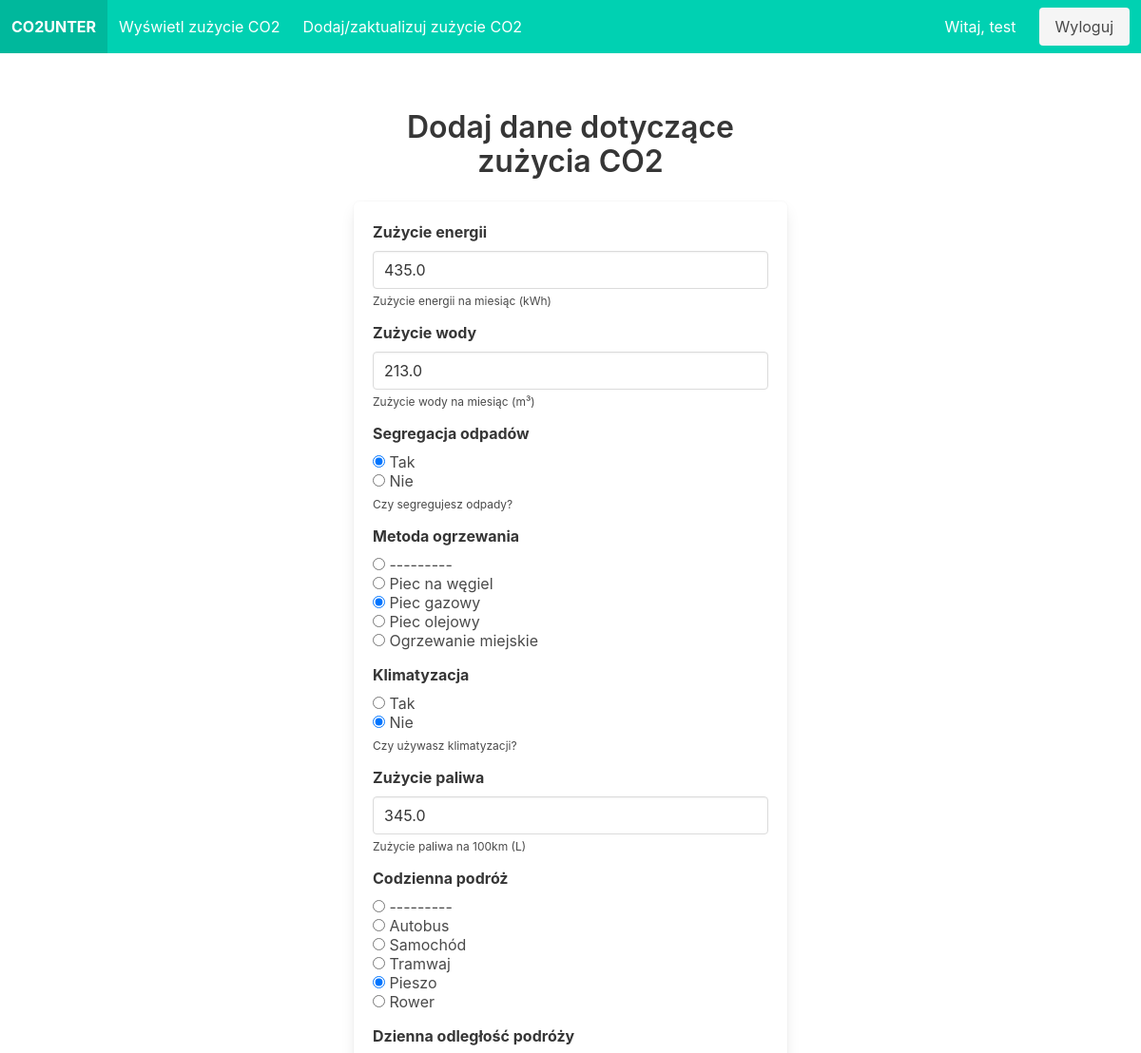
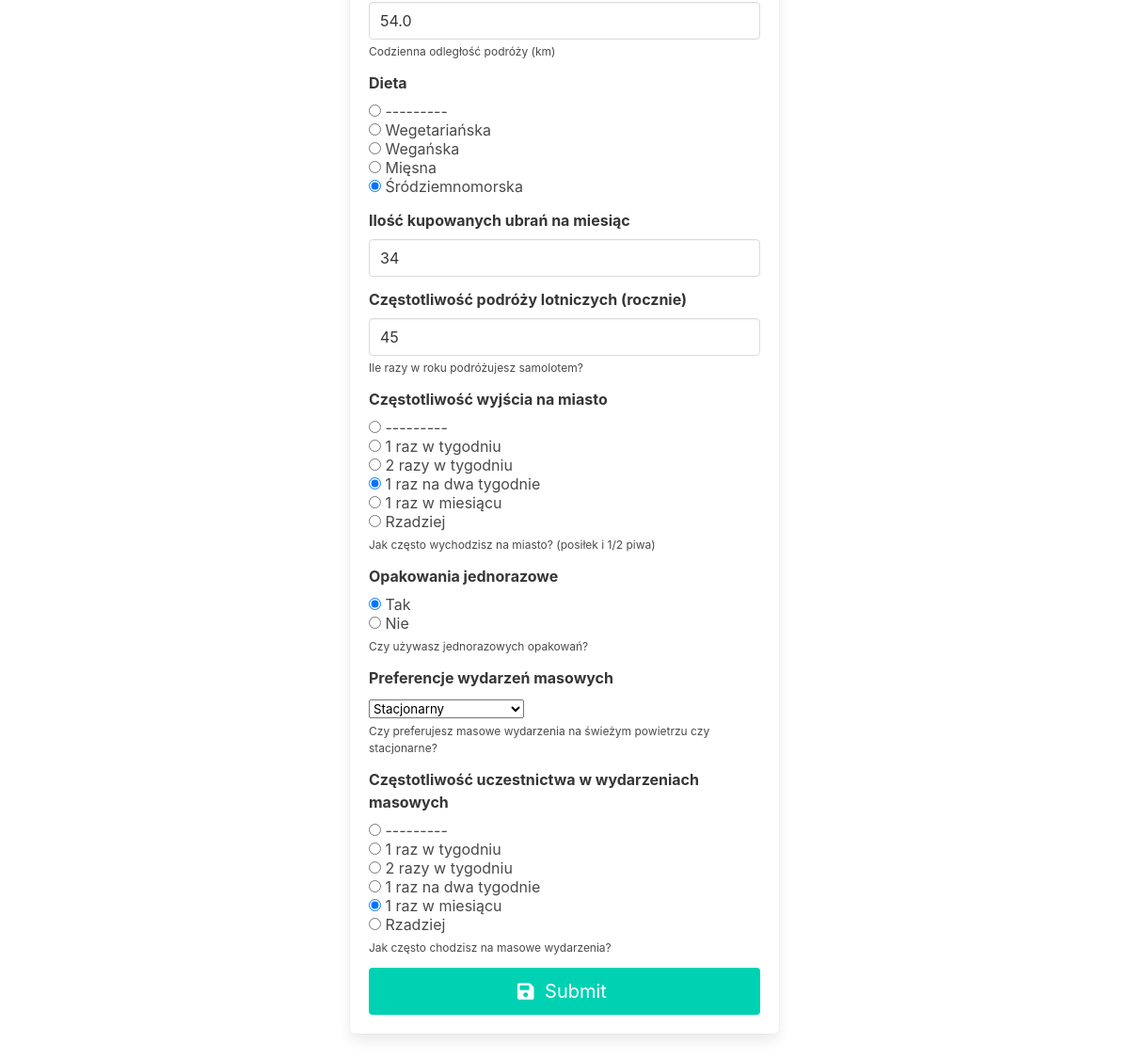
/add_co2_consumption/ (signed in), run on an earlier commit of the app's database (2 pictures, top to bottom).
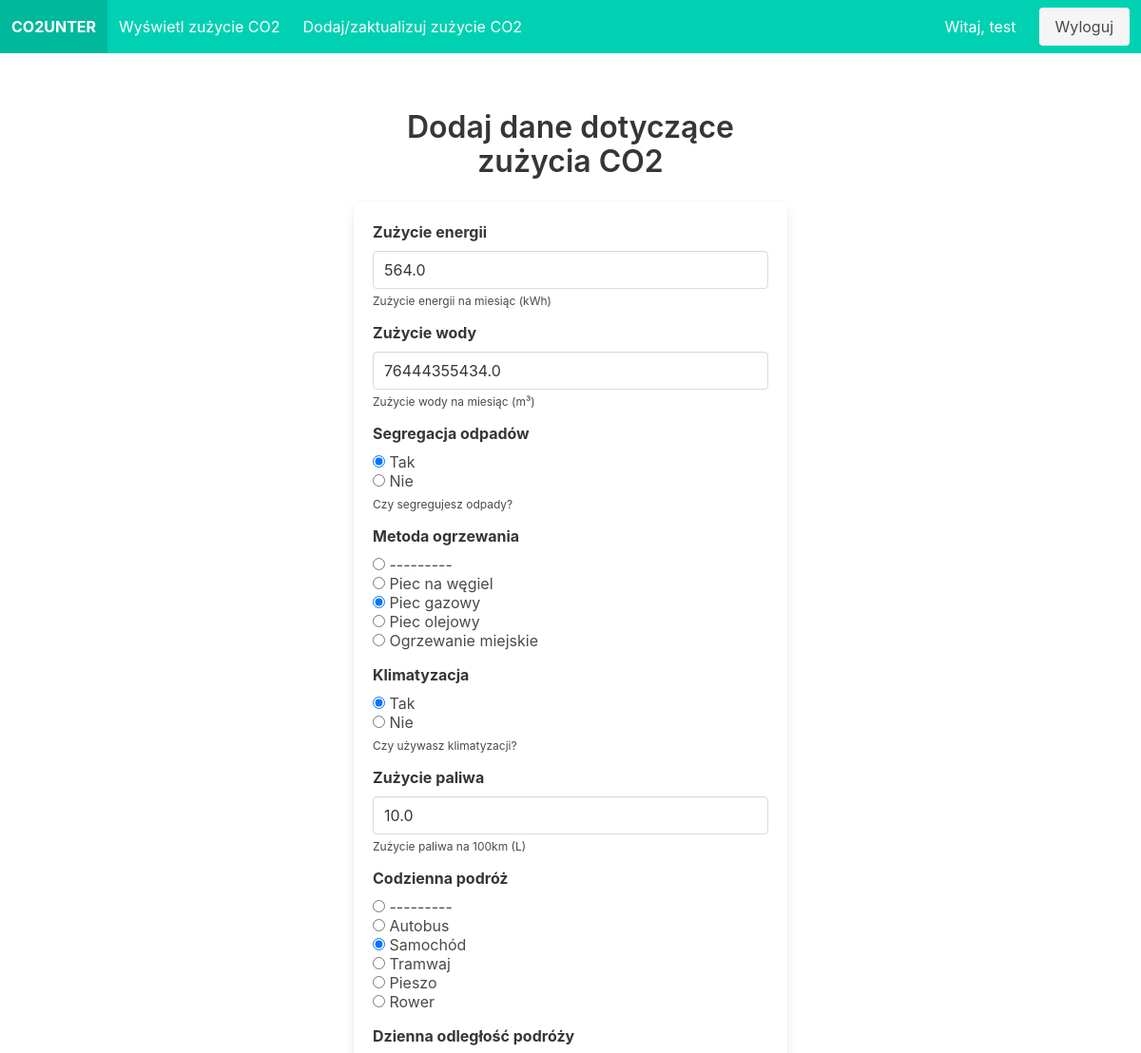
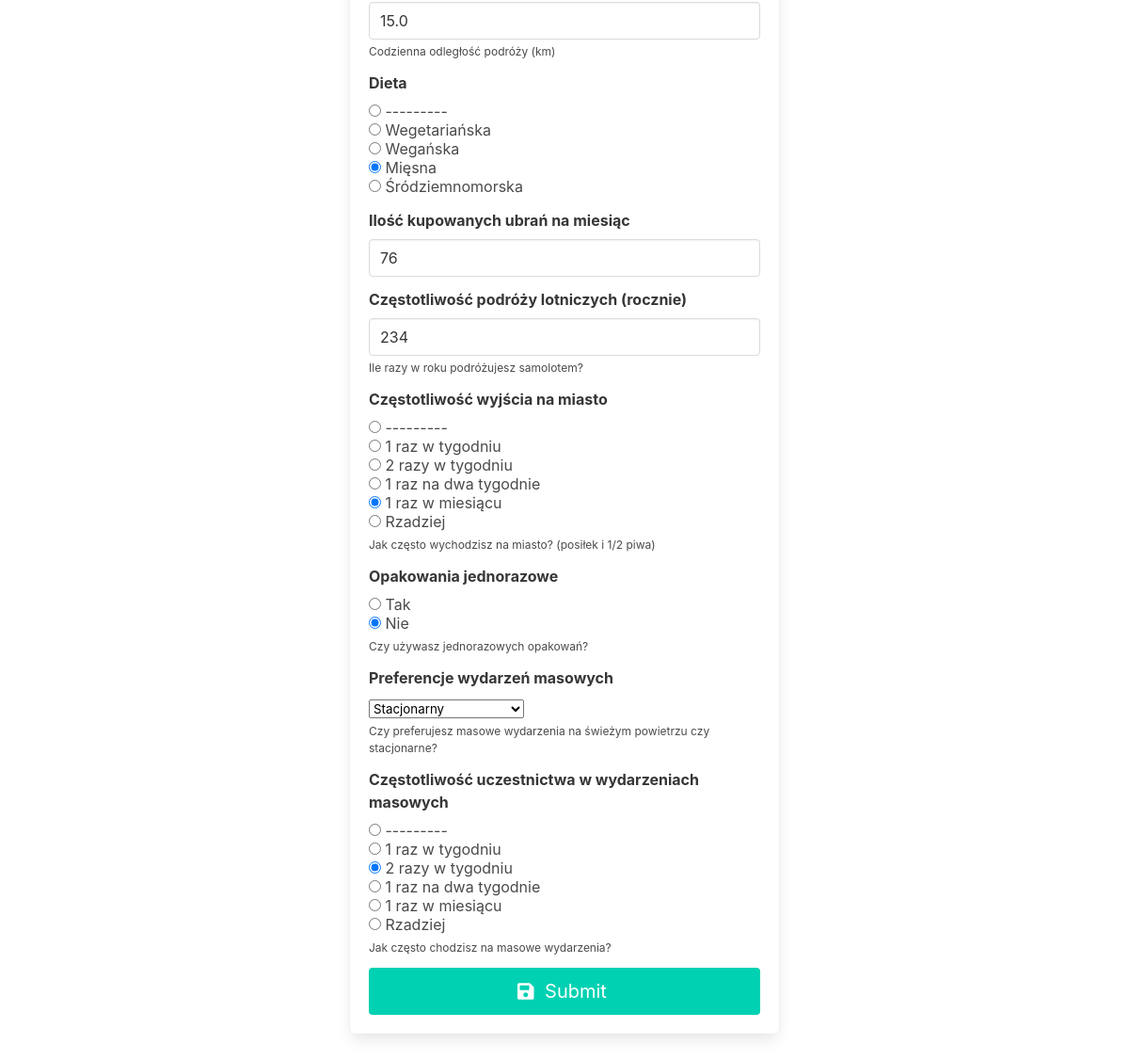
And on a later commit of the database (2 pictures, top to bottom).
### counter/models.py (models this page shows, shortened)
class CO2Consumption(models.Model):
    HEATING_CHOICES = [
        ('coal', 'Piec na węgiel'),
        ('gas', 'Piec gazowy'),
        ('oil', 'Piec olejowy'),
        ('district', 'Ogrzewanie miejskie'),
    ]
    TRAVEL_CHOICES = [
        ('bus', 'Autobus'),
        ('car', 'Samochód'),
        ('tram', 'Tramwaj'),
        ('walk', 'Pieszo'),
        ('bike', 'Rower'),
    ]
    DIET_CHOICES = [
        ('vegetarian', 'Wegetariańska'),
        ('vegan', 'Wegańska'),
        ('meat', 'Mięsna'),
        ('mediterranean', 'Śródziemnomorska'),
    ]
    FREQUENCY_CHOICES = [
        ('1_per_week', '1 raz w tygodniu'),
        ('2_per_week', '2 razy w tygodniu'),
        ('1_per_2_weeks', '1 raz na dwa tygodnie'),
        ('1_per_month', '1 raz w miesiącu'),
        ('less_often', 'Rzadziej'),
    ]
    EVENT_PREFERENCE_CHOICES = [
        ('outdoor', 'Na świeżym powietrzu'),
        ('stationary', 'Stacjonarny'),
    ]
    user = models.OneToOneField(User, on_delete=models.CASCADE)
    energy_consumption = models.FloatField(
        help_text="Zużycie energii na miesiąc (kWh)",
        verbose_name="Zużycie energii"
    )
    water_consumption = models.FloatField(
        help_text="Zużycie wody na miesiąc (m³)",
        verbose_name="Zużycie wody"
    )
    waste_segregation = models.BooleanField(
        help_text="Czy segregujesz odpady?",
        verbose_name="Segregacja odpadów"
    )
    heating_method = models.CharField(
        max_length=10,
        choices=HEATING_CHOICES,
        verbose_name="Metoda ogrzewania"
    )
    air_conditioning = models.BooleanField(
        help_text="Czy używasz klimatyzacji?",
        verbose_name="Klimatyzacja"
    )
    car_fuel_consumption = models.FloatField(
        help_text="Zużycie paliwa na 100km (L)",
        verbose_name="Zużycie paliwa"
    )
    everyday_travel = models.CharField(
        max_length=10,
        choices=TRAVEL_CHOICES,
        verbose_name="Codzienna podróż"
    )
    daily_travel_distance = models.FloatField(
        help_text="Codzienna odległość podróży (km)",
        verbose_name="Dzienna odległość podróży"
    )
    diet = models.CharField(
        max_length=15,
        choices=DIET_CHOICES,
        verbose_name="Dieta"
    )
    clothes_factor = models.IntegerField(
        verbose_name="Ilość kupowanych ubrań na miesiąc"
    )
    air_travel_frequency = models.IntegerField(
        help_text="Ile razy w roku podróżujesz samolotem?",
        verbose_name="Częstotliwość podróży lotniczych (rocznie)"
    )
    going_out_frequency = models.CharField(
        max_length=15,
        choices=FREQUENCY_CHOICES,
        help_text="Jak często wychodzisz na miasto? (posiłek i 1/2 piwa)",
        verbose_name="Częstotliwość wyjścia na miasto"
    )
    disposable_packaging = models.BooleanField(
        help_text="Czy używasz jednorazowych opakowań?",
        verbose_name="Opakowania jednorazowe"
    )
    mass_event_preference = models.CharField(
        max_length=10,
        choices=EVENT_PREFERENCE_CHOICES,
        help_text="Czy preferujesz masowe wydarzenia na świeżym powietrzu czy stacjonarne?",
        verbose_name="Preferencje wydarzeń masowych"
    )
    mass_event_frequency = models.CharField(
        max_length=15,
        choices=FREQUENCY_CHOICES,
        help_text="Jak często chodzisz na masowe wydarzenia?",
        verbose_name="Częstotliwość uczestnictwa w wydarzeniach masowych"
    )
    created_at = models.DateTimeField(auto_now_add=True)
    updated_at = models.DateTimeField(auto_now=True)

### counter/views.py (the view)
# urls.py: path('add_co2_consumption/', views.add_co2_consumption, name='add_co2_consumption'),
@csrf_exempt
@login_required
def add_co2_consumption(request):
    try:
        consumption = CO2Consumption.objects.get(user=request.user)
    except CO2Consumption.DoesNotExist:
        consumption = None
    if request.method == 'POST':
        form = CO2ConsumptionForm(request.POST, instance=consumption)
        if form.is_valid():
            consumption = form.save(commit=False)
            consumption.user = request.user
            consumption.save()
            messages.success(request, 'Your CO2 consumption data has been updated.')
            return redirect('view_co2_consumption')
    else:
        form = CO2ConsumptionForm(instance=consumption)
    return render(request, 'counter/add_co2_consumption.html', {'form': form})

### counter/forms.py
class CO2ConsumptionForm(forms.ModelForm):
    class Meta:
        model = CO2Consumption
        exclude = ['user']
        widgets = {
            'waste_segregation': forms.RadioSelect(choices=((True, 'Tak'), (False, 'Nie'))),
            'air_conditioning': forms.RadioSelect(choices=((True, 'Tak'), (False, 'Nie'))),
            'heating_method': forms.RadioSelect(),
            'everyday_travel': forms.RadioSelect(),
            'diet': forms.RadioSelect(),
            'clothes_factor': forms.NumberInput(),
            'air_travel_frequency': forms.NumberInput(),
            'going_out_frequency': forms.RadioSelect(),
            'disposable_packaging': forms.RadioSelect(choices=((True, 'Tak'), (False, 'Nie'))),
            'mass_event_frequency': forms.RadioSelect(),
        }
    def __init__(self, *args, **kwargs):
        super().__init__(*args, **kwargs)
        for field in self.fields:
            if isinstance(self.fields[field].widget, forms.NumberInput):
                self.fields[field].widget.attrs['class'] = 'input'
            elif isinstance(self.fields[field].widget, forms.RadioSelect):
                self.fields[field].widget.attrs['class'] = 'radio'

### counter/templates/counter/add_co2_consumption.html (shortened to what this page needs)
{% extends 'counter/base.html' %}
{% block content %}
<div class="column is-half is-offset-one-quarter">
    <h1 class="title has-text-centered">Dodaj dane dotyczące zużycia CO2</h1>
    <div class="box">
        <form method="post">
            {% for field in form %}
                <div class="field">
                    <label class="label">{{ field.label }}</label>
                    <div class="control">
                        {% if field.widget.input_type == "checkbox" %}
                            <label class="checkbox">
                                {{ field }} {{ field.label }}
                            </label>
                        {% else %}
                            {{ field }}
                        {% endif %}
                    </div>
                    {% if field.help_text %}
                        <p class="help">{{ field.help_text }}</p>
                    {% endif %}
                </div>
            {% endfor %}
            <div class="field">
                <div class="control">
                    <button type="submit" class="button is-primary is-fullwidth is-medium">
                        <span class="icon">
                            <i class="fas fa-save"></i>
                        </span>
                        <span>Submit</span>
                    </button>
                </div>
            </div>
        </form>
    </div>
</div>
{% endblock %}

### counter/templates/counter/base.html (shortened to what this page needs)
<!DOCTYPE html>
<html lang="en">
<head>
    <link rel="stylesheet" href="https://cdn.jsdelivr.net/npm/bulma@0.9.4/css/bulma.min.css">
</head>
<body>
    <nav class="navbar is-primary" role="navigation" aria-label="main navigation">
        <div class="navbar-brand">
            <a class="navbar-item" href="{% url 'home' %}">
                <strong>CO2UNTER</strong>
            </a>
        </div>
        <div id="navbarBasicExample" class="navbar-menu">
            <div class="navbar-start">
                {% if user.is_authenticated %}
                    <a href="{% url 'view_co2_consumption' %}" class="navbar-item">
                        Wyświetl zużycie CO2
                    </a>
                    <a href="{% url 'add_co2_consumption' %}" class="navbar-item">
                        Dodaj/zaktualizuj zużycie CO2
                    </a>
                {% endif %}
            </div>
            <div class="navbar-end">
                {% if user.is_authenticated %}
                    <div class="navbar-item">
                        Witaj, {{ user.username }}
                    </div>
                    <div class="navbar-item">
                        <a href="{% url 'logout' %}" class="button is-light">
                            Wyloguj
                        </a>
                    </div>
                {% endif %}
            </div>
        </div>
    </nav>
    <section class="section">
        <div class="container">
            {% block content %}{% endblock %}
        </div>
    </section>
</body>
</html>

What changed in the data, as far as the page shows it:
changed CO2Consumption "☑ Tak ☐ Nie": energy_consumption "435.0" → "564.0"; water_consumption "213.0" → "76444355434.0"; air_conditioning "☐ Tak ☑ Nie" → "☑ Tak ☐ Nie"; car_fuel_consumption "345.0" → "10.0"; everyday_travel "☐ --------- ☐ Autobus ☐ Samochód ☐ Tramwaj ☑ Pieszo ☐ Rower" → "☐ --------- ☐ Autobus ☑ Samochód ☐ Tramwaj ☐ Pieszo ☐ Rower"; daily_travel_distance "54.0" → "15.0"; diet "☐ --------- ☐ Wegetariańska ☐ Wegańska ☐ Mięsna ☑ Śródziemnomorska" → "☐ --------- ☐ Wegetariańska ☐ Wegańska ☑ Mięsna ☐ Śródziemnomorska"; clothes_factor "34" → "76"; air_travel_frequency "45" → "234"; going_out_frequency "☐ --------- ☐ 1 raz w tygodniu ☐ 2 razy w tygodniu ☑ 1 raz na dwa tygodnie ☐ 1 raz w miesiącu ☐ Rzadziej" → "☐ --------- ☐ 1 raz w tygodniu ☐ 2 razy w tygodniu ☐ 1 raz na dwa tygodnie ☑ 1 raz w miesiącu ☐ Rzadziej"; disposable_packaging "☑ Tak ☐ Nie" → "☐ Tak ☑ Nie"; mass_event_frequency "☐ --------- ☐ 1 raz w tygodniu ☐ 2 razy w tygodniu ☐ 1 raz na dwa tygodnie ☑ 1 raz w miesiącu ☐ Rzadziej" → "☐ --------- ☐ 1 raz w tygodniu ☑ 2 razy w tygodniu ☐ 1 raz na dwa tygodnie ☐ 1 raz w miesiącu ☐ Rzadziej"
